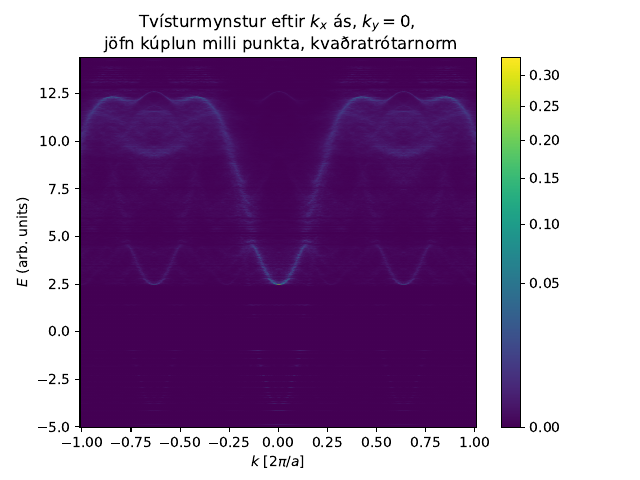

Write Python code to recreate this figure.
import numpy as np
import h5py
import matplotlib.pyplot as plt
from matplotlib.colors import PowerNorm

f = h5py.File("monotiledispexp.h5", "r")
# dset = f["section"][:, :]
# bounds = f["section_bounds"][:]
#
# fig, ax = plt.subplots()
# im = ax.imshow(dset, extent=bounds, interpolation="none", aspect="auto")
# cb = plt.colorbar(im)
#
# plt.show()
# fig.savefig("largemonotilesection.pdf")
# plt.cla()
# 
dset = f["disp"][:, :]
bounds = f["disp_bounds"][:]
bounds[0:4] = [ b * 0.317255 / (2 * np.pi) for b in bounds[0:4]]

fig, ax = plt.subplots()
im = ax.imshow(dset, extent=(bounds[0], bounds[2], bounds[4], bounds[5]), interpolation="none", aspect="auto", norm=PowerNorm(gamma=0.5))
ax.set_title("Tvísturmynstur eftir $k_x$ ás, $k_y=0$,\n jöfn kúplun milli punkta, kvaðratrótarnorm")
ax.set_xlabel("$k$ [$2\\pi / a$]")
ax.set_ylabel("$E$ (arb. units)")
cb = plt.colorbar(im)
plt.show()
fig.savefig("monotiledispexp.png")
